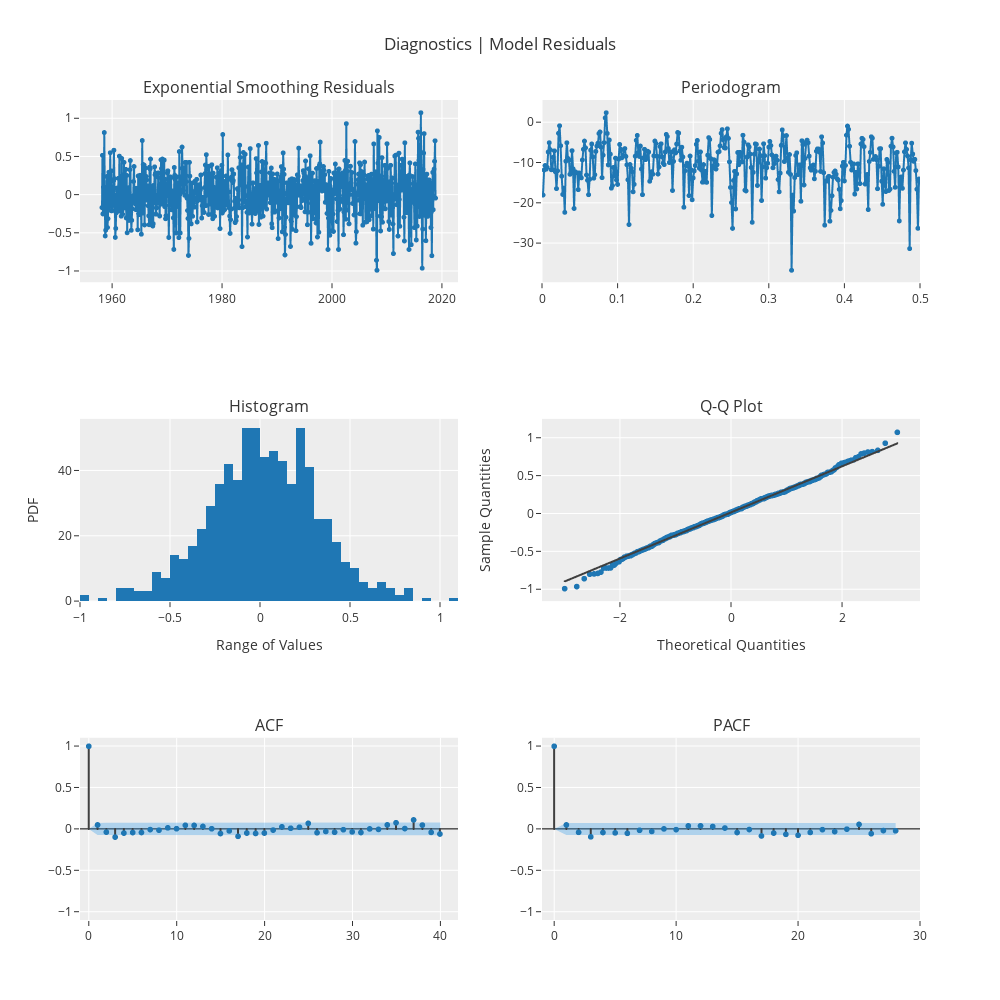

Notebook source saved alongside this figure:
### Markdown cell above
### Plotting the Model

### Code cell
fig_kwargs={'renderer': 'jupyterlab',
            'height': 1000, 'width': 1000}

plot_model(model, 'diagnostics', fig_kwargs = fig_kwargs)

### Figure 1 — Plotly figure (JSON) as saved in the notebook; plotly's stock layout.template omitted (floating-point values rounded to 4 significant figures; data arrays with more than 128 entries replaced by an {"elided": "..."} marker saying what was removed)
{"data": [{"line": {"color": "rgb(31, 119, 180)", "width": 2}, "marker": {"color": "rgb(31, 119, 180)", "size": 5}, "mode": "lines+markers", "name": "Exponential Smoothing", "showlegend": false, "type": "scattergl", "x": {"elided": "730 str values"}, "xaxis": "x", "y": {"elided": "730 float values"}, "yaxis": "y"}, {"hoverinfo": "text", "hovertext": {"elided": "365 str values"}, "line": {"color": "#1f77b4", "width": 2}, "marker": {"size": 5}, "mode": "lines+markers", "name": "Exponential Smoothing", "showlegend": false, "type": "scattergl", "x": {"elided": "365 float values"}, "xaxis": "x2", "y": {"elided": "365 float values"}, "yaxis": "y2"}, {"alignmentgroup": "True", "bingroup": "x", "hovertemplate": "variable=Exponential Smoothing<br>value=%{x}<br>count=%{y}<extra></extra>", "legendgroup": "Exponential Smoothing", "marker": {"color": "#1f77b4", "pattern": {"shape": ""}}, "name": "Exponential Smoothing", "offsetgroup": "Exponential Smoothing", "orientation": "v", "showlegend": false, "type": "histogram", "x": {"elided": "730 float values"}, "xaxis": "x3", "yaxis": "y3"}, {"marker": {"color": "#1f77b4"}, "mode": "markers", "name": "Exponential Smoothing", "showlegend": false, "type": "scattergl", "x": {"elided": "730 float values"}, "xaxis": "x4", "y": {"elided": "730 float values"}, "yaxis": "y4"}, {"line": {"color": "#3f3f3f"}, "mode": "lines", "name": "Exponential Smoothing", "showlegend": false, "type": "scattergl", "x": {"elided": "730 float values"}, "xaxis": "x4", "y": {"elided": "730 float values"}, "yaxis": "y4"}, {"line": {"color": "#3f3f3f"}, "mode": "lines", "name": "ACF", "showlegend": false, "type": "scattergl", "x": [0, 0], "xaxis": "x5", "y": [0, 1], "yaxis": "y5"}, {"line": {"color": "#3f3f3f"}, "mode": "lines", "name": "ACF", "showlegend": false, "type": "scattergl", "x": [1, 1], "xaxis": "x5", "y": [0, 0.04901], "yaxis": "y5"}, {"line": {"color": "#3f3f3f"}, "mode": "lines", "name": "ACF", "showlegend": false, "type": "scattergl", "x": [2, 2], "xaxis": "x5", "y": [0, -0.03775], "yaxis": "y5"}, {"line": {"color": "#3f3f3f"}, "mode": "lines", "name": "ACF", "showlegend": false, "type": "scattergl", "x": [3, 3], "xaxis": "x5", "y": [0, -0.09776], "yaxis": "y5"}, {"line": {"color": "#3f3f3f"}, "mode": "lines", "name": "ACF", "showlegend": false, "type": "scattergl", "x": [4, 4], "xaxis": "x5", "y": [0, -0.04941], "yaxis": "y5"}, {"line": {"color": "#3f3f3f"}, "mode": "lines", "name": "ACF", "showlegend": false, "type": "scattergl", "x": [5, 5], "xaxis": "x5", "y": [0, -0.04306], "yaxis": "y5"}, {"line": {"color": "#3f3f3f"}, "mode": "lines", "name": "ACF", "showlegend": false, "type": "scattergl", "x": [6, 6], "xaxis": "x5", "y": [0, -0.04225], "yaxis": "y5"}, {"line": {"color": "#3f3f3f"}, "mode": "lines", "name": "ACF", "showlegend": false, "type": "scattergl", "x": [7, 7], "xaxis": "x5", "y": [0, -0.007047], "yaxis": "y5"}, {"line": {"color": "#3f3f3f"}, "mode": "lines", "name": "ACF", "showlegend": false, "type": "scattergl", "x": [8, 8], "xaxis": "x5", "y": [0, -0.01446], "yaxis": "y5"}, {"line": {"color": "#3f3f3f"}, "mode": "lines", "name": "ACF", "showlegend": false, "type": "scattergl", "x": [9, 9], "xaxis": "x5", "y": [0, 0.01389], "yaxis": "y5"}, {"line": {"color": "#3f3f3f"}, "mode": "lines", "name": "ACF", "showlegend": false, "type": "scattergl", "x": [10, 10], "xaxis": "x5", "y": [0, 0.003589], "yaxis": "y5"}, {"line": {"color": "#3f3f3f"}, "mode": "lines", "name": "ACF", "showlegend": false, "type": "scattergl", "x": [11, 11], "xaxis": "x5", "y": [0, 0.04466], "yaxis": "y5"}, {"line": {"color": "#3f3f3f"}, "mode": "lines", "name": "ACF", "showlegend": false, "type": "scattergl", "x": [12, 12], "xaxis": "x5", "y": [0, 0.04332], "yaxis": "y5"}, {"line": {"color": "#3f3f3f"}, "mode": "lines", "name": "ACF", "showlegend": false, "type": "scattergl", "x": [13, 13], "xaxis": "x5", "y": [0, 0.03044], "yaxis": "y5"}, {"line": {"color": "#3f3f3f"}, "mode": "lines", "name": "ACF", "showlegend": false, "type": "scattergl", "x": [14, 14], "xaxis": "x5", "y": [0, 0.002976], "yaxis": "y5"}, {"line": {"color": "#3f3f3f"}, "mode": "lines", "name": "ACF", "showlegend": false, "type": "scattergl", "x": [15, 15], "xaxis": "x5", "y": [0, -0.05493], "yaxis": "y5"}, {"line": {"color": "#3f3f3f"}, "mode": "lines", "name": "ACF", "showlegend": false, "type": "scattergl", "x": [16, 16], "xaxis": "x5", "y": [0, -0.02322], "yaxis": "y5"}, {"line": {"color": "#3f3f3f"}, "mode": "lines", "name": "ACF", "showlegend": false, "type": "scattergl", "x": [17, 17], "xaxis": "x5", "y": [0, -0.08859], "yaxis": "y5"}, {"line": {"color": "#3f3f3f"}, "mode": "lines", "name": "ACF", "showlegend": false, "type": "scattergl", "x": [18, 18], "xaxis": "x5", "y": [0, -0.04914], "yaxis": "y5"}, {"line": {"color": "#3f3f3f"}, "mode": "lines", "name": "ACF", "showlegend": false, "type": "scattergl", "x": [19, 19], "xaxis": "x5", "y": [0, -0.05401], "yaxis": "y5"}, {"line": {"color": "#3f3f3f"}, "mode": "lines", "name": "ACF", "showlegend": false, "type": "scattergl", "x": [20, 20], "xaxis": "x5", "y": [0, -0.0492], "yaxis": "y5"}, {"line": {"color": "#3f3f3f"}, "mode": "lines", "name": "ACF", "showlegend": false, "type": "scattergl", "x": [21, 21], "xaxis": "x5", "y": [0, -0.01332], "yaxis": "y5"}, {"line": {"color": "#3f3f3f"}, "mode": "lines", "name": "ACF", "showlegend": false, "type": "scattergl", "x": [22, 22], "xaxis": "x5", "y": [0, 0.02589], "yaxis": "y5"}, {"line": {"color": "#3f3f3f"}, "mode": "lines", "name": "ACF", "showlegend": false, "type": "scattergl", "x": [23, 23], "xaxis": "x5", "y": [0, 0.009024], "yaxis": "y5"}, {"line": {"color": "#3f3f3f"}, "mode": "lines", "name": "ACF", "showlegend": false, "type": "scattergl", "x": [24, 24], "xaxis": "x5", "y": [0, 0.02113], "yaxis": "y5"}, {"line": {"color": "#3f3f3f"}, "mode": "lines", "name": "ACF", "showlegend": false, "type": "scattergl", "x": [25, 25], "xaxis": "x5", "y": [0, 0.06848], "yaxis": "y5"}, {"line": {"color": "#3f3f3f"}, "mode": "lines", "name": "ACF", "showlegend": false, "type": "scattergl", "x": [26, 26], "xaxis": "x5", "y": [0, -0.04497], "yaxis": "y5"}, {"line": {"color": "#3f3f3f"}, "mode": "lines", "name": "ACF", "showlegend": false, "type": "scattergl", "x": [27, 27], "xaxis": "x5", "y": [0, -0.02978], "yaxis": "y5"}, {"line": {"color": "#3f3f3f"}, "mode": "lines", "name": "ACF", "showlegend": false, "type": "scattergl", "x": [28, 28], "xaxis": "x5", "y": [0, -0.03927], "yaxis": "y5"}, {"line": {"color": "#3f3f3f"}, "mode": "lines", "name": "ACF", "showlegend": false, "type": "scattergl", "x": [29, 29], "xaxis": "x5", "y": [0, -0.008431], "yaxis": "y5"}, {"line": {"color": "#3f3f3f"}, "mode": "lines", "name": "ACF", "showlegend": false, "type": "scattergl", "x": [30, 30], "xaxis": "x5", "y": [0, -0.03491], "yaxis": "y5"}, {"line": {"color": "#3f3f3f"}, "mode": "lines", "name": "ACF", "showlegend": false, "type": "scattergl", "x": [31, 31], "xaxis": "x5", "y": [0, -0.04243], "yaxis": "y5"}, {"line": {"color": "#3f3f3f"}, "mode": "lines", "name": "ACF", "showlegend": false, "type": "scattergl", "x": [32, 32], "xaxis": "x5", "y": [0, 0.001273], "yaxis": "y5"}, {"line": {"color": "#3f3f3f"}, "mode": "lines", "name": "ACF", "showlegend": false, "type": "scattergl", "x": [33, 33], "xaxis": "x5", "y": [0, -0.004806], "yaxis": "y5"}, {"line": {"color": "#3f3f3f"}, "mode": "lines", "name": "ACF", "showlegend": false, "type": "scattergl", "x": [34, 34], "xaxis": "x5", "y": [0, 0.04956], "yaxis": "y5"}, {"line": {"color": "#3f3f3f"}, "mode": "lines", "name": "ACF", "showlegend": false, "type": "scattergl", "x": [35, 35], "xaxis": "x5", "y": [0, 0.07533], "yaxis": "y5"}, {"line": {"color": "#3f3f3f"}, "mode": "lines", "name": "ACF", "showlegend": false, "type": "scattergl", "x": [36, 36], "xaxis": "x5", "y": [0, 0.005172], "yaxis": "y5"}, {"line": {"color": "#3f3f3f"}, "mode": "lines", "name": "ACF", "showlegend": false, "type": "scattergl", "x": [37, 37], "xaxis": "x5", "y": [0, 0.1095], "yaxis": "y5"}, {"line": {"color": "#3f3f3f"}, "mode": "lines", "name": "ACF", "showlegend": false, "type": "scattergl", "x": [38, 38], "xaxis": "x5", "y": [0, 0.04712], "yaxis": "y5"}, {"line": {"color": "#3f3f3f"}, "mode": "lines", "name": "ACF", "showlegend": false, "type": "scattergl", "x": [39, 39], "xaxis": "x5", "y": [0, -0.04077], "yaxis": "y5"}, {"line": {"color": "#3f3f3f"}, "mode": "lines", "name": "ACF", "showlegend": false, "type": "scattergl", "x": [40, 40], "xaxis": "x5", "y": [0, -0.06043], "yaxis": "y5"}, {"marker": {"color": "#1f77b4", "size": 6}, "mode": "markers", "name": "ACF", "showlegend": false, "type": "scattergl", "x": [0, 1, 2, 3, 4, 5, 6, 7, 8, 9, 10, 11, 12, 13, 14, 15, 16, 17, 18, 19, 20, 21, 22, 23, 24, 25, 26, 27, 28, 29, 30, 31, 32, 33, 34, 35, 36, 37, 38, 39, 40], "xaxis": "x5", "y": [1, 0.04901, -0.03775, -0.09776, -0.04941, -0.04306, -0.04225, -0.007047, -0.01446, 0.01389, 0.003589, 0.04466, 0.04332, 0.03044, 0.002976, -0.05493, -0.02322, -0.08859, -0.04914, -0.05401, -0.0492, -0.01332, 0.02589, 0.009024, 0.02113, 0.06848, -0.04497, -0.02978, -0.03927, -0.008431, -0.03491, -0.04243, 0.001273, -0.004806, 0.04956, 0.07533, 0.005172, 0.1095, 0.04712, -0.04077, -0.06043], "yaxis": "y5"}, {"line": {"color": "rgba(255,255,255,0)"}, "mode": "lines", "name": "UC", "showlegend": false, "type": "scatter", "x": [0, 1, 2, 3, 4, 5, 6, 7, 8, 9, 10, 11, 12, 13, 14, 15, 16, 17, 18, 19, 20, 21, 22, 23, 24, 25, 26, 27, 28, 29, 30, 31, 32, 33, 34, 35, 36, 37, 38, 39, 40], "xaxis": "x5", "y": [0, 0.07254, 0.07272, 0.07282, 0.07351, 0.07368, 0.07381, 0.07394, 0.07394, 0.07396, 0.07397, 0.07397, 0.07411, 0.07425, 0.07431, 0.07431, 0.07453, 0.07457, 0.07512, 0.07529, 0.07549, 0.07566, 0.07567, 0.07572, 0.07572, 0.07575, 0.07608, 0.07622, 0.07628, 0.07639, 0.07639, 0.07648, 0.0766, 0.0766, 0.0766, 0.07677, 0.07716, 0.07716, 0.07797, 0.07812, 0.07823], "yaxis": "y5"}, {"fill": "tonexty", "fillcolor": "rgba(32, 146, 230,0.3)", "line": {"color": "rgba(255,255,255,0)"}, "mode": "lines", "name": "LC", "showlegend": false, "type": "scatter", "x": [0, 1, 2, 3, 4, 5, 6, 7, 8, 9, 10, 11, 12, 13, 14, 15, 16, 17, 18, 19, 20, 21, 22, 23, 24, 25, 26, 27, 28, 29, 30, 31, 32, 33, 34, 35, 36, 37, 38, 39, 40], "xaxis": "x5", "y": [0, -0.07254, -0.07272, -0.07282, -0.07351, -0.07368, -0.07381, -0.07394, -0.07394, -0.07396, -0.07397, -0.07397, -0.07411, -0.07425, -0.07431, -0.07431, -0.07453, -0.07457, -0.07512, -0.07529, -0.07549, -0.07566, -0.07567, -0.07572, -0.07572, -0.07575, -0.07608, -0.07622, -0.07628, -0.07639, -0.07639, -0.07648, -0.0766, -0.0766, -0.0766, -0.07677, -0.07716, -0.07716, -0.07797, -0.07812, -0.07823], "yaxis": "y5"}, {"line": {"color": "#3f3f3f"}, "mode": "lines", "name": "PACF", "showlegend": false, "type": "scattergl", "x": [0, 0], "xaxis": "x6", "y": [0, 1], "yaxis": "y6"}, {"line": {"color": "#3f3f3f"}, "mode": "lines", "name": "PACF", "showlegend": false, "type": "scattergl", "x": [1, 1], "xaxis": "x6", "y": [0, 0.04908], "yaxis": "y6"}, {"line": {"color": "#3f3f3f"}, "mode": "lines", "name": "PACF", "showlegend": false, "type": "scattergl", "x": [2, 2], "xaxis": "x6", "y": [0, -0.04036], "yaxis": "y6"}, {"line": {"color": "#3f3f3f"}, "mode": "lines", "name": "PACF", "showlegend": false, "type": "scattergl", "x": [3, 3], "xaxis": "x6", "y": [0, -0.09463], "yaxis": "y6"}, {"line": {"color": "#3f3f3f"}, "mode": "lines", "name": "PACF", "showlegend": false, "type": "scattergl", "x": [4, 4], "xaxis": "x6", "y": [0, -0.04229], "yaxis": "y6"}, {"line": {"color": "#3f3f3f"}, "mode": "lines", "name": "PACF", "showlegend": false, "type": "scattergl", "x": [5, 5], "xaxis": "x6", "y": [0, -0.04696], "yaxis": "y6"}, {"line": {"color": "#3f3f3f"}, "mode": "lines", "name": "PACF", "showlegend": false, "type": "scattergl", "x": [6, 6], "xaxis": "x6", "y": [0, -0.05223], "yaxis": "y6"}, {"line": {"color": "#3f3f3f"}, "mode": "lines", "name": "PACF", "showlegend": false, "type": "scattergl", "x": [7, 7], "xaxis": "x6", "y": [0, -0.01589], "yaxis": "y6"}, {"line": {"color": "#3f3f3f"}, "mode": "lines", "name": "PACF", "showlegend": false, "type": "scattergl", "x": [8, 8], "xaxis": "x6", "y": [0, -0.02897], "yaxis": "y6"}, {"line": {"color": "#3f3f3f"}, "mode": "lines", "name": "PACF", "showlegend": false, "type": "scattergl", "x": [9, 9], "xaxis": "x6", "y": [0, 0.001298], "yaxis": "y6"}, {"line": {"color": "#3f3f3f"}, "mode": "lines", "name": "PACF", "showlegend": false, "type": "scattergl", "x": [10, 10], "xaxis": "x6", "y": [0, -0.007686], "yaxis": "y6"}, {"line": {"color": "#3f3f3f"}, "mode": "lines", "name": "PACF", "showlegend": false, "type": "scattergl", "x": [11, 11], "xaxis": "x6", "y": [0, 0.03723], "yaxis": "y6"}, {"line": {"color": "#3f3f3f"}, "mode": "lines", "name": "PACF", "showlegend": false, "type": "scattergl", "x": [12, 12], "xaxis": "x6", "y": [0, 0.03784], "yaxis": "y6"}, {"line": {"color": "#3f3f3f"}, "mode": "lines", "name": "PACF", "showlegend": false, "type": "scattergl", "x": [13, 13], "xaxis": "x6", "y": [0, 0.02969], "yaxis": "y6"}, {"line": {"color": "#3f3f3f"}, "mode": "lines", "name": "PACF", "showlegend": false, "type": "scattergl", "x": [14, 14], "xaxis": "x6", "y": [0, 0.0116], "yaxis": "y6"}, {"line": {"color": "#3f3f3f"}, "mode": "lines", "name": "PACF", "showlegend": false, "type": "scattergl", "x": [15, 15], "xaxis": "x6", "y": [0, -0.04248], "yaxis": "y6"}, {"line": {"color": "#3f3f3f"}, "mode": "lines", "name": "PACF", "showlegend": false, "type": "scattergl", "x": [16, 16], "xaxis": "x6", "y": [0, -0.006474], "yaxis": "y6"}, {"line": {"color": "#3f3f3f"}, "mode": "lines", "name": "PACF", "showlegend": false, "type": "scattergl", "x": [17, 17], "xaxis": "x6", "y": [0, -0.08416], "yaxis": "y6"}, {"line": {"color": "#3f3f3f"}, "mode": "lines", "name": "PACF", "showlegend": false, "type": "scattergl", "x": [18, 18], "xaxis": "x6", "y": [0, -0.04948], "yaxis": "y6"}, {"line": {"color": "#3f3f3f"}, "mode": "lines", "name": "PACF", "showlegend": false, "type": "scattergl", "x": [19, 19], "xaxis": "x6", "y": [0, -0.06442], "yaxis": "y6"}, {"line": {"color": "#3f3f3f"}, "mode": "lines", "name": "PACF", "showlegend": false, "type": "scattergl", "x": [20, 20], "xaxis": "x6", "y": [0, -0.07609], "yaxis": "y6"}, {"line": {"color": "#3f3f3f"}, "mode": "lines", "name": "PACF", "showlegend": false, "type": "scattergl", "x": [21, 21], "xaxis": "x6", "y": [0, -0.04154], "yaxis": "y6"}, {"line": {"color": "#3f3f3f"}, "mode": "lines", "name": "PACF", "showlegend": false, "type": "scattergl", "x": [22, 22], "xaxis": "x6", "y": [0, -0.00747], "yaxis": "y6"}, {"line": {"color": "#3f3f3f"}, "mode": "lines", "name": "PACF", "showlegend": false, "type": "scattergl", "x": [23, 23], "xaxis": "x6", "y": [0, -0.03098], "yaxis": "y6"}, {"line": {"color": "#3f3f3f"}, "mode": "lines", "name": "PACF", "showlegend": false, "type": "scattergl", "x": [24, 24], "xaxis": "x6", "y": [0, -0.001943], "yaxis": "y6"}, {"line": {"color": "#3f3f3f"}, "mode": "lines", "name": "PACF", "showlegend": false, "type": "scattergl", "x": [25, 25], "xaxis": "x6", "y": [0, 0.05549], "yaxis": "y6"}, {"line": {"color": "#3f3f3f"}, "mode": "lines", "name": "PACF", "showlegend": false, "type": "scattergl", "x": [26, 26], "xaxis": "x6", "y": [0, -0.05668], "yaxis": "y6"}, {"line": {"color": "#3f3f3f"}, "mode": "lines", "name": "PACF", "showlegend": false, "type": "scattergl", "x": [27, 27], "xaxis": "x6", "y": [0, -0.01896], "yaxis": "y6"}, {"line": {"color": "#3f3f3f"}, "mode": "lines", "name": "PACF", "showlegend": false, "type": "scattergl", "x": [28, 28], "xaxis": "x6", "y": [0, -0.02197], "yaxis": "y6"}, {"marker": {"color": "#1f77b4", "size": 6}, "mode": "markers", "name": "PACF", "showlegend": false, "type": "scattergl", "x": [0, 1, 2, 3, 4, 5, 6, 7, 8, 9, 10, 11, 12, 13, 14, 15, 16, 17, 18, 19, 20, 21, 22, 23, 24, 25, 26, 27, 28], "xaxis": "x6", "y": [1, 0.04908, -0.04036, -0.09463, -0.04229, -0.04696, -0.05223, -0.01589, -0.02897, 0.001298, -0.007686, 0.03723, 0.03784, 0.02969, 0.0116, -0.04248, -0.006474, -0.08416, -0.04948, -0.06442, -0.07609, -0.04154, -0.00747, -0.03098, -0.001943, 0.05549, -0.05668, -0.01896, -0.02197], "yaxis": "y6"}, {"line": {"color": "rgba(255,255,255,0)"}, "mode": "lines", "name": "UC", "showlegend": false, "type": "scatter", "x": [0, 1, 2, 3, 4, 5, 6, 7, 8, 9, 10, 11, 12, 13, 14, 15, 16, 17, 18, 19, 20, 21, 22, 23, 24, 25, 26, 27, 28], "xaxis": "x6", "y": [0, 0.07254, 0.07254, 0.07254, 0.07254, 0.07254, 0.07254, 0.07254, 0.07254, 0.07254, 0.07254, 0.07254, 0.07254, 0.07254, 0.07254, 0.07254, 0.07254, 0.07254, 0.07254, 0.07254, 0.07254, 0.07254, 0.07254, 0.07254, 0.07254, 0.07254, 0.07254, 0.07254, 0.07254], "yaxis": "y6"}, {"fill": "tonexty", "fillcolor": "rgba(32, 146, 230,0.3)", "line": {"color": "rgba(255,255,255,0)"}, "mode": "lines", "name": "LC", "showlegend": false, "type": "scatter", "x": [0, 1, 2, 3, 4, 5, 6, 7, 8, 9, 10, 11, 12, 13, 14, 15, 16, 17, 18, 19, 20, 21, 22, 23, 24, 25, 26, 27, 28], "xaxis": "x6", "y": [0, -0.07254, -0.07254, -0.07254, -0.07254, -0.07254, -0.07254, -0.07254, -0.07254, -0.07254, -0.07254, -0.07254, -0.07254, -0.07254, -0.07254, -0.07254, -0.07254, -0.07254, -0.07254, -0.07254, -0.07254, -0.07254, -0.07254, -0.07254, -0.07254, -0.07254, -0.07254, -0.07254, -0.07254], "yaxis": "y6"}], "layout": {"annotations": [{"font": {"size": 16}, "showarrow": false, "text": "Exponential Smoothing Residuals", "x": 0.225, "xanchor": "center", "xref": "paper", "y": 1.0, "yanchor": "bottom", "yref": "paper"}, {"font": {"size": 16}, "showarrow": false, "text": "Periodogram", "x": 0.775, "xanchor": "center", "xref": "paper", "y": 1.0, "yanchor": "bottom", "yref": "paper"}, {"font": {"size": 16}, "showarrow": false, "text": "Histogram", "x": 0.225, "xanchor": "center", "xref": "paper", "y": 0.6111, "yanchor": "bottom", "yref": "paper"}, {"font": {"size": 16}, "showarrow": false, "text": "Q-Q Plot", "x": 0.775, "xanchor": "center", "xref": "paper", "y": 0.6111, "yanchor": "bottom", "yref": "paper"}, {"font": {"size": 16}, "showarrow": false, "text": "ACF", "x": 0.225, "xanchor": "center", "xref": "paper", "y": 0.2222, "yanchor": "bottom", "yref": "paper"}, {"font": {"size": 16}, "showarrow": false, "text": "PACF", "x": 0.775, "xanchor": "center", "xref": "paper", "y": 0.2222, "yanchor": "bottom", "yref": "paper"}], "autosize": false, "height": 1000, "showlegend": false, "title": {"text": "Diagnostics | Model Residuals"}, "width": 1000, "xaxis": {"anchor": "y", "autorange": true, "domain": [0, 0.45], "range": ["1954-02-26 12:04:38.1255", "2022-12-03 11:55:21.8745"], "type": "date"}, "xaxis2": {"anchor": "y2", "domain": [0.55, 1], "range": [0, 0.5], "type": "linear"}, "xaxis3": {"anchor": "y3", "autorange": true, "domain": [0, 0.45], "range": [-1, 1.1], "title": {"text": "Range of Values"}, "type": "linear"}, "xaxis4": {"anchor": "y4", "autorange": true, "domain": [0.55, 1], "range": [-3.404, 3.404], "title": {"text": "Theoretical Quantities"}, "type": "linear"}, "xaxis5": {"anchor": "y5", "domain": [0, 0.45], "range": [-1, 42], "type": "linear"}, "xaxis6": {"anchor": "y6", "domain": [0.55, 1], "range": [-1, 30], "type": "linear"}, "yaxis": {"anchor": "x", "autorange": true, "domain": [0.7778, 1], "range": [-1.147, 1.239], "type": "linear"}, "yaxis2": {"anchor": "x2", "autorange": true, "domain": [0.7778, 1], "range": [-39.71, 5.509], "type": "linear"}, "yaxis3": {"anchor": "x3", "autorange": true, "domain": [0.3889, 0.6111], "range": [0, 55.79], "title": {"text": "PDF"}}, "yaxis4": {"anchor": "x4", "autorange": true, "domain": [0.3889, 0.6111], "range": [-1.157, 1.249], "title": {"text": "Sample Quantities"}, "type": "linear"}, "yaxis5": {"anchor": "x5", "domain": [0, 0.2222], "range": [-1.1, 1.1], "type": "linear", "zerolinecolor": "#000000"}, "yaxis6": {"anchor": "x6", "domain": [0, 0.2222], "range": [-1.1, 1.1], "type": "linear", "zerolinecolor": "#000000"}}}
